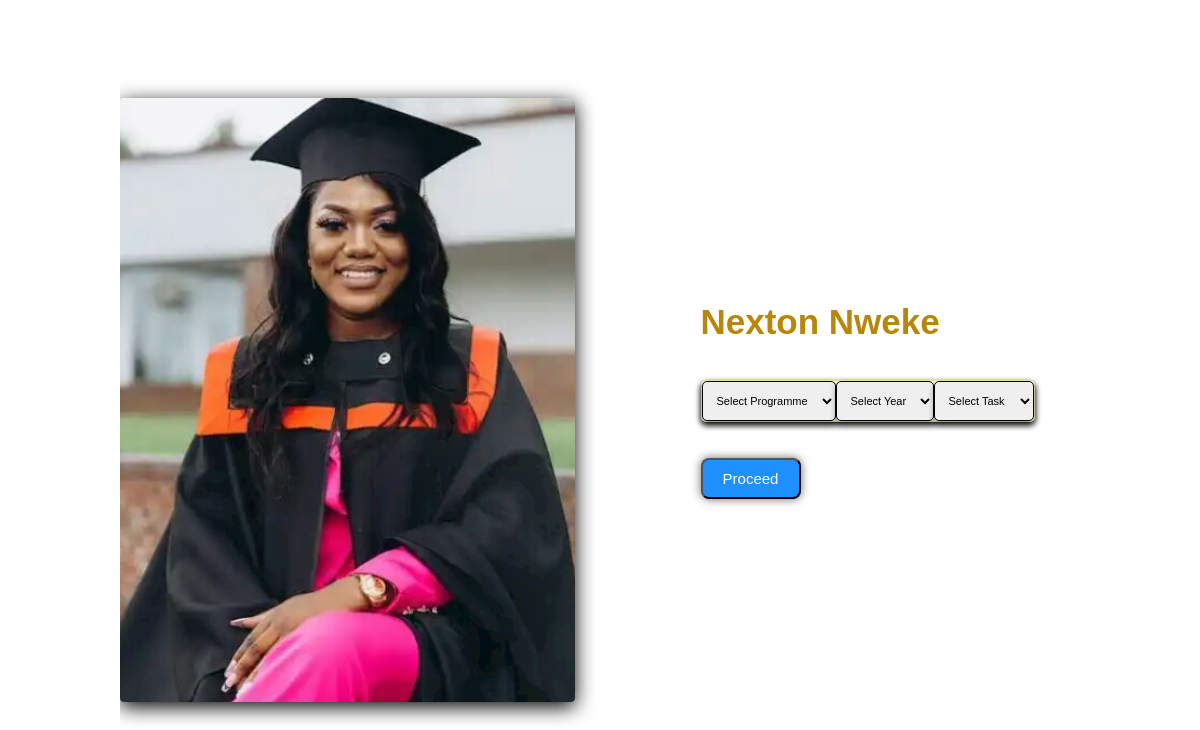
/nexton-nweke/lecturer_page, run on the app's committed database.
### lecture/models.py (models this page shows, shortened)
class Profile(models.Model):
    user = models.OneToOneField(User, on_delete=models.CASCADE)
    pics =  models.ImageField(upload_to='Pictures/', blank=True)
    phone = models.IntegerField(blank = False, default=000000000000)
    degree = models.CharField(max_length=100, choices=DEGREE, default='Select Position')
    gender = models.CharField(max_length=100, choices=GENDER, default='Select Gender')
    date = models.DateTimeField(default=timezone.now)
    slug = models.SlugField(unique=True, blank=True)

### lecture/decorators.py (the view)
	def _wrapped_view(request, *args, **kwargs):
		slug = kwargs.get('slug')
		pp = Profile.objects.all().values_list('slug')
		for pp in pp:
			if slug not in pp:
				return HttpResponseRedirect(reverse('/'))
			return view_func(request, *args, **kwargs)

### lecture/forms.py
class PYT(forms.ModelForm):
    class Meta:
        model = Lecturer_View
        fields = ['programme', 'year', 'task', 'upload', 'number_of_student']

### lecture/templates/folder/detail.html (shortened to what this page needs)
{% load static %}
<!DOCTYPE html>
<html>
<head>
	<link rel="stylesheet" type="text/css" href="{% static 'fontawesome/css/all.min.css' %}">
</head>
<body>
	<div class="row">
        <div class="imgWrapper">
            <img src="{{profile.pics.url}}" alt="photo">
        </div>
        <div class="contentWrapper">
        <div class="content">
            <h2>{{profile.user.get_full_name}}</h2>
         <br>
        <form method="post">
            	<div class="nav">
            		<div class="input-box">
            			{{ form.programme }}
				</div>
				<div class="input-box">
					{{ form.year }}
				</div>
				<div class="input-box">
					{{ form.task }}
				</div>
            	</div><br><br>
         <div>
            	<button type="submit" class="btn">Proceed</button>
            	</div>
            	</form>
        </div>
        </div>
    </div>
</body>
</html>

### lecture/templates/folder/detail.html (style rules this page uses)
* { margin: 0; padding: 0; box-sizing: border-box; outline: none; }
body { width: 100%; min-height: 100vh; display: grid; place-items: center; font-family: Arial, sans-serif; }
.row { width: 80%; max-width: 1170px; display: grid; grid-template-columns: repeat(2, 1fr); grid-gap: 50px; overflow-x: hidden; padding: 5rem 0; }
.row .imgWrapper { overflow: hidden; box-shadow: 0 5px 20px rgba(0, 0, 0, 1.2); border-radius: 4px; }
.row .imgWrapper img { width: 100%; height: 100%; object-fit: cover; transition: 0.3s; }
.row .contentWrapper { width: 100%; display: flex; justify-content: center; align-items: center; padding-left: 30px; }
.row .contentWrapper h2 { font-size: 35px; font-weight: 700; color: darkgoldenrod; padding-bottom: 20px; }
.nav { display: flex; border-radius: 5px; border: 1px solid palegoldenrod; outline: none; box-shadow: 0 3px 6px rgba(0, 0, 0, 1.0); }
.nav .input-box select { height: 40px; width: 100%; padding: 10px; border-radius: 5px; border: 1px solid black; outline: none; box-shadow: 0 3px 6px rgba(0, 0, 0, 0.4); font-size: 11px; }
.btn { font-size: 15px; background: #1E90FF; width: 100px; padding: 10px 20px; text-align: center; text-decoration: none; color: white; border-radius: 8px; cursor: pointer; box-shadow: 0 0 10px rgba(0, 0, 0, 0.6); -webkit-transition-duration:0.3s; transition-duration:0.3s; -webkit-transition-property:box-shadow, transform; transition-property:box-shadow, transform; }

### data on the page
Profile: pics (picture), user.get_full_name "Nexton Nweke"
